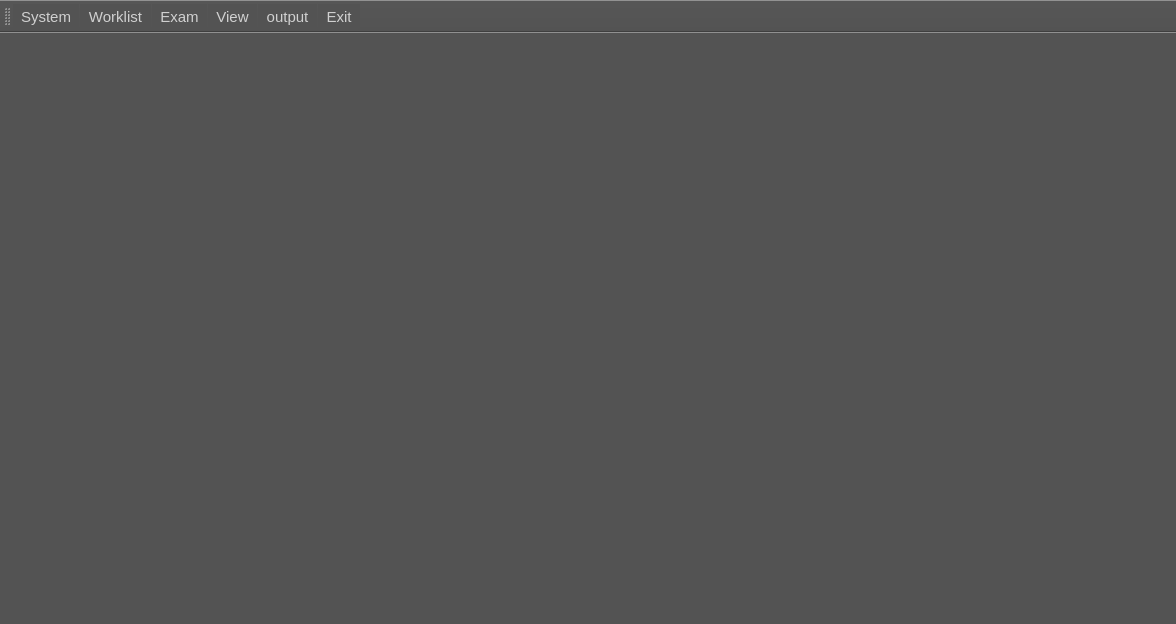
<?xml version="1.0" encoding="UTF-8"?>
<ui version="4.0">
 <class>MainWindow</class>
 <widget class="QMainWindow" name="MainWindow">
  <property name="geometry">
   <rect>
    <x>0</x>
    <y>0</y>
    <width>1176</width>
    <height>624</height>
   </rect>
  </property>
  <property name="font">
   <font>
    <pointsize>11</pointsize>
   </font>
  </property>
  <property name="windowTitle">
   <string>Etrek</string>
  </property>
  <property name="windowIcon">
   <iconset resource="../resources.qrc">
    <normaloff>:/Images/Asset/Icon/e-icon-32.png</normaloff>:/Images/Asset/Icon/e-icon-32.png</iconset>
  </property>
  <property name="autoFillBackground">
   <bool>false</bool>
  </property>
  <property name="styleSheet">
   <string notr="true">background-color: rgb(83, 83, 83);</string>
  </property>
  <widget class="QWidget" name="centralwidget"/>
  <widget class="QMenuBar" name="menubar">
   <property name="geometry">
    <rect>
     <x>0</x>
     <y>0</y>
     <width>1176</width>
     <height>21</height>
    </rect>
   </property>
  </widget>
  <widget class="QStatusBar" name="statusbar"/>
  <widget class="QToolBar" name="toolBar">
   <property name="windowTitle">
    <string>toolBar</string>
   </property>
   <property name="styleSheet">
    <string notr="true">color: rgb(208, 208, 208);</string>
   </property>
   <property name="toolButtonStyle">
    <enum>Qt::ToolButtonStyle::ToolButtonTextUnderIcon</enum>
   </property>
   <attribute name="toolBarArea">
    <enum>TopToolBarArea</enum>
   </attribute>
   <attribute name="toolBarBreak">
    <bool>false</bool>
   </attribute>
   <addaction name="actionLoadSystemPage"/>
   <addaction name="actionLoadWorklist"/>
   <addaction name="actionLoadExamPage"/>
   <addaction name="actionLoadViewPage"/>
   <addaction name="actionLoadOutputPage"/>
   <addaction name="actionExit"/>
  </widget>
  <action name="actionLoadSystemPage">
   <property name="checkable">
    <bool>true</bool>
   </property>
   <property name="icon">
    <iconset resource="../resources.qrc">
     <normaloff>:/Images/Asset/Icon/Settings.png</normaloff>:/Images/Asset/Icon/Settings.png</iconset>
   </property>
   <property name="text">
    <string>System</string>
   </property>
   <property name="toolTip">
    <string>open System</string>
   </property>
   <property name="font">
    <font>
     <pointsize>11</pointsize>
    </font>
   </property>
   <property name="menuRole">
    <enum>QAction::MenuRole::NoRole</enum>
   </property>
  </action>
  <action name="actionLoadWorklist">
   <property name="checkable">
    <bool>true</bool>
   </property>
   <property name="icon">
    <iconset resource="../resources.qrc">
     <normaloff>:/Images/Asset/Icon/WorkList.png</normaloff>:/Images/Asset/Icon/WorkList.png</iconset>
   </property>
   <property name="text">
    <string>Worklist</string>
   </property>
   <property name="toolTip">
    <string>Worklist</string>
   </property>
   <property name="font">
    <font>
     <pointsize>11</pointsize>
    </font>
   </property>
   <property name="menuRole">
    <enum>QAction::MenuRole::NoRole</enum>
   </property>
  </action>
  <action name="actionLoadExamPage">
   <property name="checkable">
    <bool>true</bool>
   </property>
   <property name="icon">
    <iconset resource="../resources.qrc">
     <normaloff>:/Images/Asset/Icon/XrayWhite.png</normaloff>
     <normalon>:/Images/Asset/Icon/XrayYellow.png</normalon>:/Images/Asset/Icon/XrayWhite.png</iconset>
   </property>
   <property name="text">
    <string>Exam</string>
   </property>
   <property name="font">
    <font>
     <pointsize>11</pointsize>
    </font>
   </property>
   <property name="menuRole">
    <enum>QAction::MenuRole::NoRole</enum>
   </property>
  </action>
  <action name="actionLoadViewPage">
   <property name="checkable">
    <bool>true</bool>
   </property>
   <property name="icon">
    <iconset resource="../resources.qrc">
     <normaloff>:/Images/Asset/Icon/viewFile.png</normaloff>:/Images/Asset/Icon/viewFile.png</iconset>
   </property>
   <property name="text">
    <string>View</string>
   </property>
   <property name="font">
    <font>
     <pointsize>11</pointsize>
    </font>
   </property>
   <property name="menuRole">
    <enum>QAction::MenuRole::NoRole</enum>
   </property>
  </action>
  <action name="actionLoadOutputPage">
   <property name="checkable">
    <bool>true</bool>
   </property>
   <property name="icon">
    <iconset resource="../resources.qrc">
     <normaloff>:/Images/Asset/Icon/Output.png</normaloff>:/Images/Asset/Icon/Output.png</iconset>
   </property>
   <property name="text">
    <string>output</string>
   </property>
   <property name="font">
    <font>
     <pointsize>11</pointsize>
    </font>
   </property>
   <property name="menuRole">
    <enum>QAction::MenuRole::NoRole</enum>
   </property>
  </action>
  <action name="actionExit">
   <property name="icon">
    <iconset resource="../resources.qrc">
     <normaloff>:/Images/Asset/Icon/Exit.png</normaloff>:/Images/Asset/Icon/Exit.png</iconset>
   </property>
   <property name="text">
    <string>Exit</string>
   </property>
   <property name="font">
    <font>
     <pointsize>11</pointsize>
    </font>
   </property>
   <property name="menuRole">
    <enum>QAction::MenuRole::NoRole</enum>
   </property>
  </action>
 </widget>
 <resources>
  <include location="../resources.qrc"/>
 </resources>
 <connections/>
</ui>
